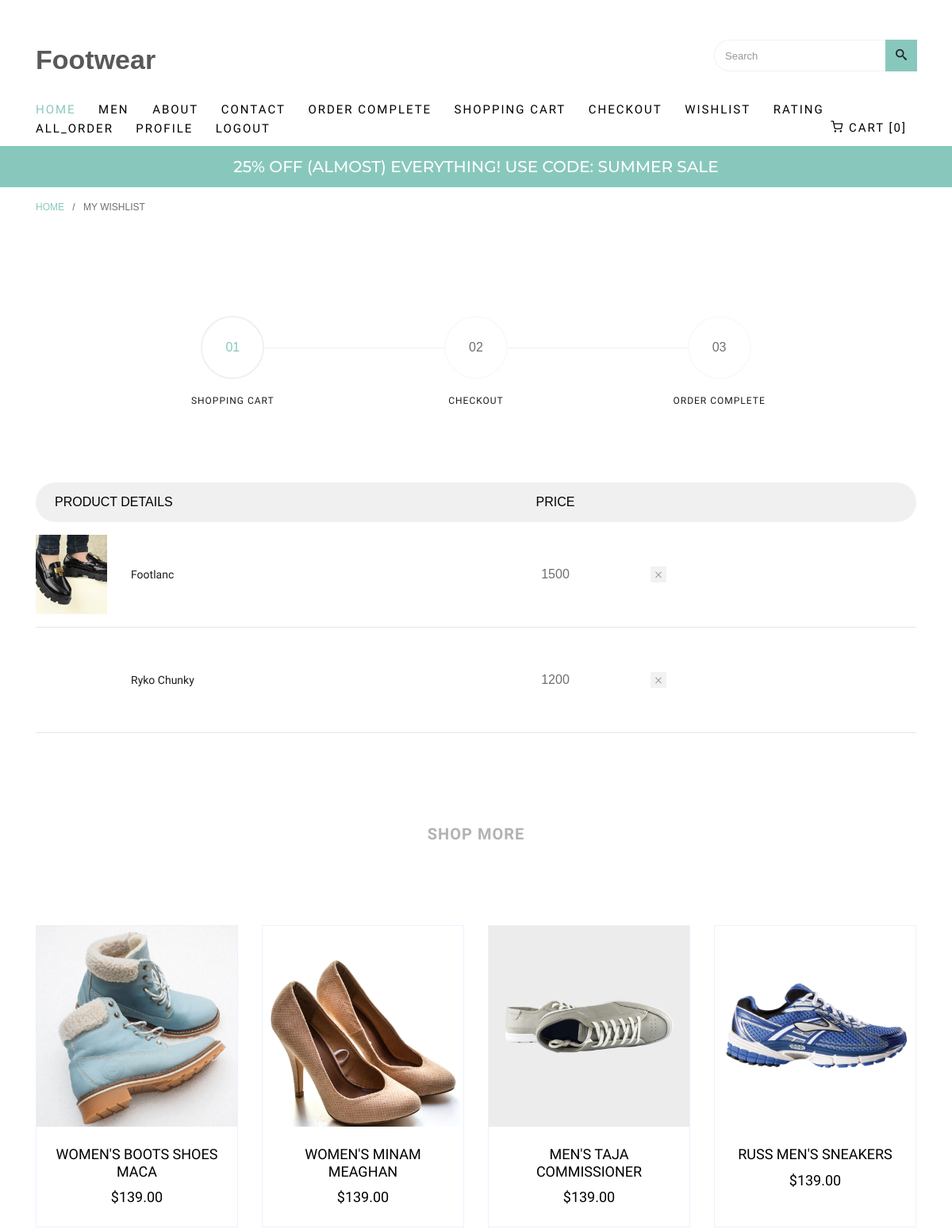
Page /wishlist (signed in, upper part) on the earlier database version.
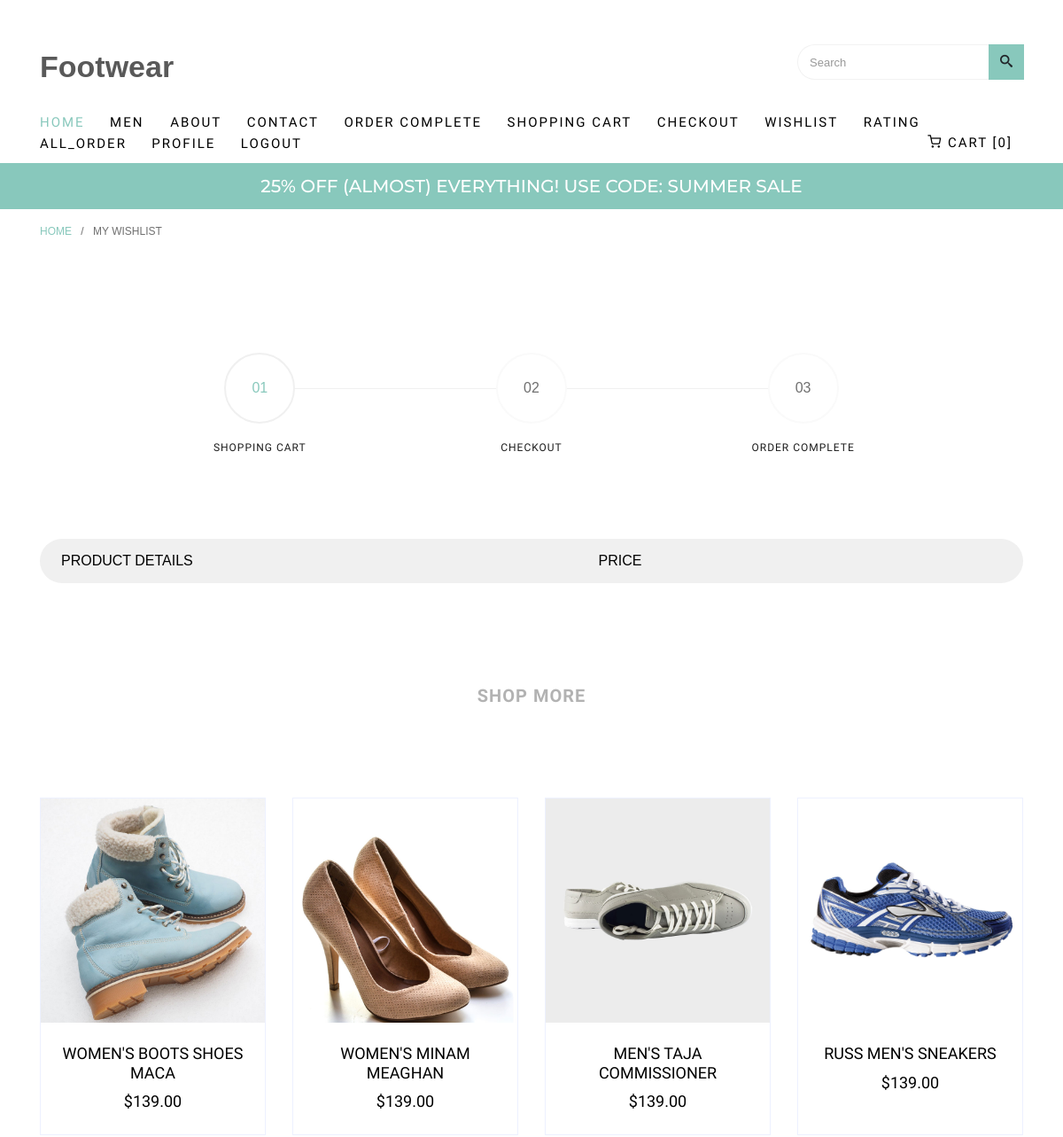
Same page on the later database version.
### shopapp/models.py (models this page shows, shortened)
class wishlist_add(models.Model):
    product=models.ForeignKey(product,on_delete=models.CASCADE,blank=True,null=True)
    register=models.ForeignKey(register,on_delete=models.CASCADE,blank=True,null=True)
    image=models.ImageField(upload_to='images')
    product_name=models.CharField(max_length=50)
    price=models.IntegerField()

### shopapp/views.py (the view)
# urls.py: path('wishlist', views.wishlist, name='wishlist'),
def wishlist(request):
    if "email" in request.session:
        uid=register.objects.get(email=request.session['email'])
        pid=wishlist_add.objects.filter(register=uid).order_by("-id")
        contaxt={
            "pid":pid
        }
        return render(request,"wishlist.html",contaxt)
    else:
        return render(request,"login.html")

### shopapp/templates/wishlist.html
{% extends 'index.html'%}
{% load static %}
{% block content %}
		<div class="breadcrumbs">
			<div class="container">
				<div class="row">
					<div class="col">
						<p class="bread"><span><a href="{% url 'index'%}">Home</a></span> / <span>My Wishlist</span></p>
					</div>
				</div>
			</div>
		</div>
		<div class="colorlib-product">
			<div class="container">
				<div class="row row-pb-lg">
					<div class="col-md-10 offset-md-1">
						<div class="process-wrap">
							<div class="process text-center active">
								<p><span>01</span></p>
								<h3>Shopping Cart</h3>
							</div>
							<div class="process text-center">
								<p><span>02</span></p>
								<h3>Checkout</h3>
							</div>
							<div class="process text-center">
								<p><span>03</span></p>
								<h3>Order Complete</h3>
							</div>
						</div>
					</div>
				</div>
				<div class="row row-pb-lg">
					<div class="col-md-12">
						<div class="product-name d-flex">
							<div class="one-forth text-left px-4">
								<span>Product Details</span>
							</div>
							<div class="one-eight text-center">
								<span>Price</span>
							</div>
						</div>
						{% for i in pid %}
						<div class="product-cart d-flex">
							<div class="one-forth">
								<div class="product-img" style="background-image: url({{i.image.url}});">
								</div>
								<div class="display-tc">
									<h3>{{i.product_name}}</h3>
								</div>
							</div>
							<div class="one-eight text-center">
								<div class="display-tc">
									<span class="price">{{i.price}} </span>
								</div>
							</div>
							<div class="one-eight text-center" >
								<div class="display-tc">
									<a href="{% url 'wishlist_delete' i.id %}" class="closed"></a>
								</div>
							</div>
						</div>
						{% endfor %}
					</div>
				</div>
				<div class="row">
					<div class="col-sm-8 offset-sm-2 text-center colorlib-heading colorlib-heading-sm">
						<h2>Shop more</h2>
					</div>
				</div>
				<div class="row">
					<div class="col-md-3 col-lg-3 mb-4 text-center">
						<div class="product-entry border">
							<a href="#" class="prod-img">
								<img src="static/images/item-1.jpg" class="img-fluid" alt="Free html5 bootstrap 4 template">
							</a>
							<div class="desc">
								<h2><a href="#">Women's Boots Shoes Maca</a></h2>
								<span class="price">$139.00</span>
							</div>
						</div>
					</div>
					<div class="col-md-3 col-lg-3 mb-4 text-center">
						<div class="product-entry border">
							<a href="#" class="prod-img">
								<img src="static/images/item-2.jpg" class="img-fluid" alt="Free html5 bootstrap 4 template">
							</a>
							<div class="desc">
								<h2><a href="#">Women's Minam Meaghan</a></h2>
								<span class="price">$139.00</span>
							</div>
						</div>
					</div>
					<div class="col-md-3 col-lg-3 mb-4 text-center">
						<div class="product-entry border">
							<a href="#" class="prod-img">
								<img src="static/images/item-3.jpg" class="img-fluid" alt="Free html5 bootstrap 4 template">
							</a>
							<div class="desc">
								<h2><a href="#">Men's Taja Commissioner</a></h2>
								<span class="price">$139.00</span>
							</div>
						</div>
					</div>
					<div class="col-md-3 col-lg-3 mb-4 text-center">
						<div class="product-entry border">
							<a href="#" class="prod-img">
								<img src="static/images/item-4.jpg" class="img-fluid" alt="Free html5 bootstrap 4 template">
							</a>
							<div class="desc">
								<h2><a href="#">Russ Men's Sneakers</a></h2>
								<span class="price">$139.00</span>
							</div>
						</div>
					</div>
				</div>
			</div>
		</div>
		{% endblock %}

### shopapp/templates/index.html (shortened to what this page needs)
{% load static %}
<!DOCTYPE HTML>
<html>
	<head>
   <link rel="stylesheet" href="https://cdnjs.cloudflare.com/ajax/libs/font-awesome/5.15.4/css/all.min.css">
	<link rel="stylesheet" href="{% static 'css/animate.css' %}">
	<link rel="stylesheet" href="{% static 'css/icomoon.css' %}">
	<link rel="stylesheet" href="{% static 'css/ionicons.min.css' %}">
	<link rel="stylesheet" href="{% static 'css/bootstrap.min.css' %}">
	<link rel="stylesheet" href="{% static 'css/magnific-popup.css' %}">
	<link rel="stylesheet" href="{% static 'css/flexslider.css' %}">
	<link rel="stylesheet" href="{% static 'css/owl.carousel.min.css' %}">
	<link rel="stylesheet" href="{% static 'css/owl.theme.default.min.css' %}">
	<link rel="stylesheet" href="{% static 'css/bootstrap-datepicker.css' %}">
	<link rel="stylesheet" href="{% static 'fonts/flaticon/font/flaticon.css' %}">
	<link rel="stylesheet" href="{% static 'css/style.css' %}">
	<link href="{% static 'ok/css/style.css' %}" rel="stylesheet">
	</head>
	<body>
	<div id="page">
		<nav class="colorlib-nav" role="navigation">
			<div class="top-menu">
				<div class="container">
					<div class="row">
						<div class="col-sm-7 col-md-9">
							<div id="colorlib-logo"><a href="{% url 'index'%}">Footwear</a></div>
						</div>
						<div class="col-sm-5 col-md-3">
			            <form action="{%url 'search' %}" class="search-wrap" method="get">
			               <div class="form-group">
			                  <input type="search" class="form-control search" placeholder="Search" name="search">
			                  <button class="btn btn-primary submit-search text-center" type="submit"><i class="icon-search"></i></button>
			               </div>
			            </form>
			         </div>
		         </div>
					<div class="row">
						<div class="col-sm-12 text-left menu-1">
							<ul>
								<li class="active"><a href="{% url 'index'%}">Home</a></li>
								<li class="has-dropdown">
									<a href="{% url 'men'%}">Men</a>
									<li><a href="{% url 'about'%}">About</a></li>
									<li><a href="{% url 'contact'%}">Contact</a></li>
									<li><a href="{% url 'order_complete'%}">Order Complete</a></li>
									<li><a href="{% url 'cart'%}">Shopping Cart</a></li>
									<li><a href="{% url 'checkout'%}">Checkout</a></li>
									<li><a href="{% url 'wishlist'%}">Wishlist</a></li>
									<li><a href="{% url 'rating'%}">rating</a></li>
									<li><a href="{% url 'all_order'%}">all_order</a></li>
									<li><a href="{% url 'profile'%}">profile</a></li>
									{% if "email" in request.session %}
									<li><a href="{% url 'logout' %}">logout</a></li>
									{% else %}
									<li><a href="{% url 'login' %}">login</a></li>
									{% endif %}
									</li>
									<li class="cart"><a href="{% url 'cart'%}"><i class="icon-shopping-cart"></i> Cart [0]</a></li>
							</ul>
						</div>
					</div>
				</div>
			</div>
			<div class="sale">
				<div class="container">
					<div class="row">
						<div class="col-sm-8 offset-sm-2 text-center">
							<div class="row">
								<div class="owl-carousel2">
									<div class="item">
										<div class="col">
											<h3><a href="#">25% off (Almost) Everything! Use Code: Summer Sale</a></h3>
										</div>
									</div>
								</div>
							</div>
						</div>
					</div>
				</div>
			</div>
		</nav>
		{% block content %}{% endblock %}
	</div>
	</body>
</html>

### shopapp/static/css/icomoon.css (style rules this page uses)
[class^="icon-"], [class*=" icon-"] { font-family: 'icomoon' !important; speak: none; font-style: normal; font-weight: normal; font-variant: normal; text-transform: none; line-height: 1; -webkit-font-smoothing: antialiased; -moz-osx-font-smoothing: grayscale; }
.icon-shopping-cart:before { content: "\e9c8"; }
.icon-search:before { content: "\ebfd"; }

Differences in the rows shown:
removed wishlist_add: image (picture), product_name "Footlanc", price "1500"
removed wishlist_add: product_name "Ryko Chunky", price "1200"
